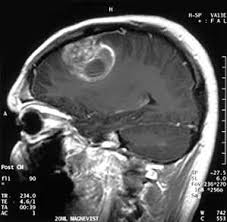
%> input picture 3.jpg, 227 x 222 px
$ octave frwt_arnold1.m   (GNU Octave 9; MATLAB toolbox functions it lacks are replaced by stand-ins)
%> lines starting %> are read from the running program, lines starting %| are printed output that depends on the picture
clc;
clear all;
close all;
tic;
%% cover image
a = imread('3.jpg');
%> a is the input picture: size 222x227x3 uint8; min 0, max 255, mean 85.6
a=imresize(a,[512 512]);
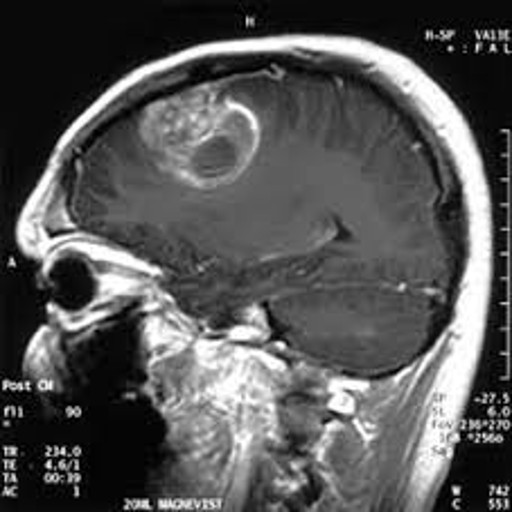
%> a: size 512x512x3 uint8; min 0, max 255, mean 85.6
imshow(a);
title('Input image');
imhist(a);
title('Input histogram');
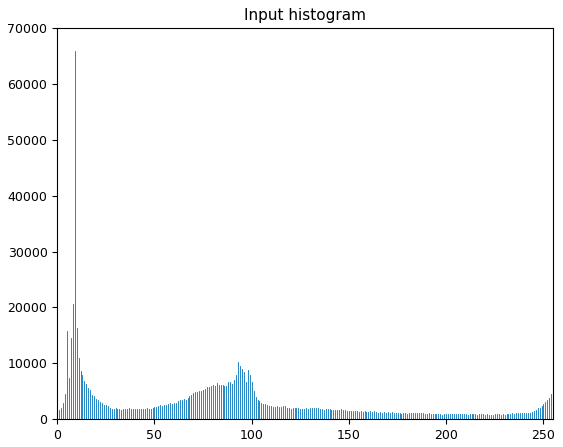
%> figure redrawn from the program's plot data; highest point at x = 9, y = 65895
%% pannel separation4
R = a(:,:,1);
G = a(:,:,2);
B = a(:,:,3);
G = double(G);
%% 1 level decomp
pv=round(10*rand(512,512));
q=(pv+pv')/2;
[v,d]=eig(q);
%> (the run ends here)

$ run again, with 1.jpg copied over 3.jpg
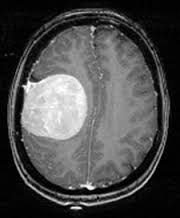
%> input picture 1.jpg, 180 x 218 px
%> a is the input picture: size 218x180x3 uint8; min 0, max 255, mean 75.8
%> `a=imresize(a,[512 512]);`:
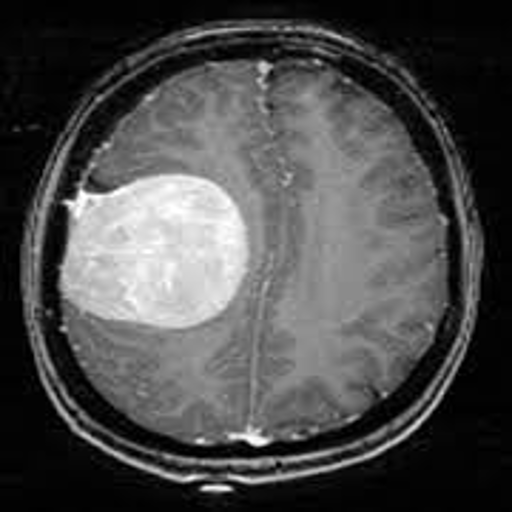
%> a: size 512x512x3 uint8; min 0, max 255, mean 75.8
%> `title('Input histogram');`:
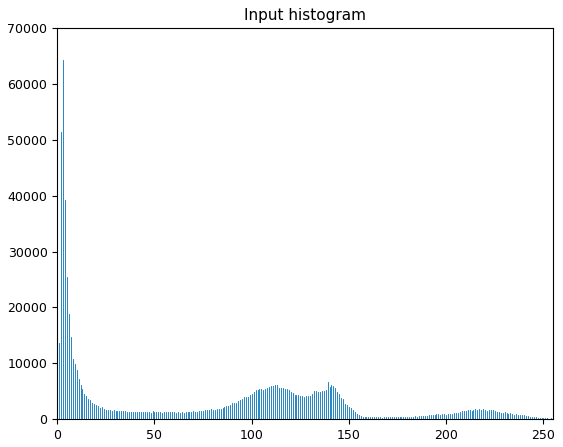
%> figure redrawn from the program's plot data; highest point at x = 3, y = 64359

$ run again, with 2.jpg copied over 3.jpg
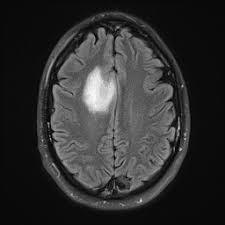
%> input picture 2.jpg, 225 x 225 px
%> a is the input picture: size 225x225x3 uint8; min 0, max 252, mean 47.8
%> a: size 512x512x3 uint8
%> `title('Input histogram');`:
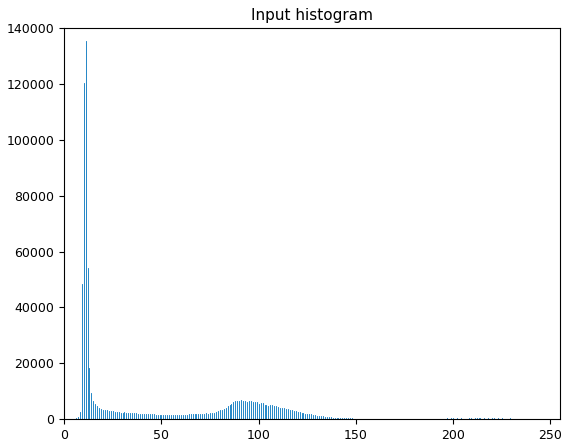
%> figure redrawn from the program's plot data; highest point at x = 11, y = 135489
